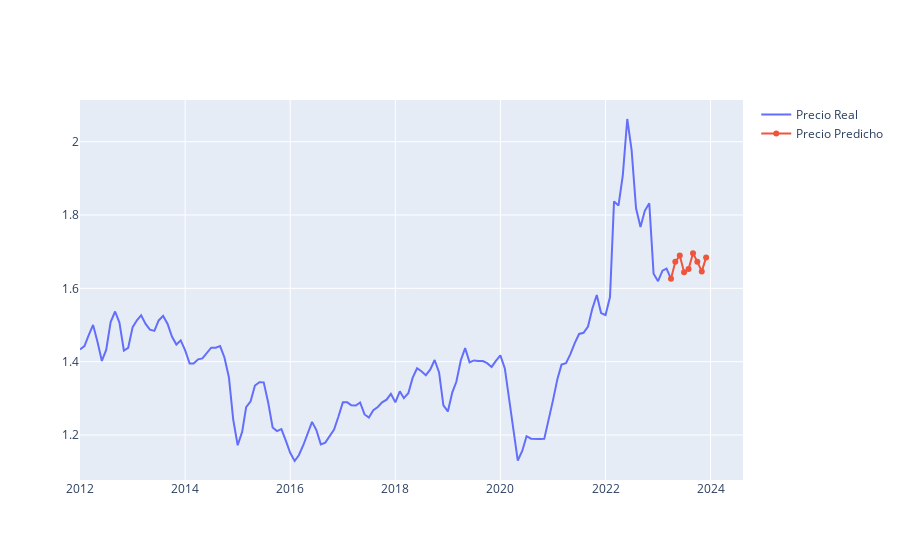

Notebook code cell kept with this figure:
### Markdown cell above
## PLOT ARIMA PREDICTION

### Code cell
plot_prediction(df_arima, df_train)

### Figure 1 — Plotly figure (JSON) as saved in the notebook; plotly's stock layout.template omitted (floating-point values rounded to 4 significant figures; data arrays with more than 128 entries replaced by an {"elided": "..."} marker saying what was removed)
{"data": [{"name": "Precio Real", "type": "scatter", "x": {"elided": "136 str values"}, "xaxis": "x", "y": {"elided": "136 float values"}, "yaxis": "y"}, {"name": "Precio Predicho", "type": "scatter", "x": ["2023-04-01T00:00:00", "2023-05-01T00:00:00", "2023-06-01T00:00:00", "2023-07-01T00:00:00", "2023-08-01T00:00:00", "2023-09-01T00:00:00", "2023-10-01T00:00:00", "2023-11-01T00:00:00", "2023-12-01T00:00:00"], "xaxis": "x", "y": [1.626, 1.672, 1.69, 1.644, 1.653, 1.696, 1.673, 1.646, 1.684], "yaxis": "y"}], "layout": {"xaxis": {"anchor": "y", "domain": [0, 1]}, "yaxis": {"anchor": "x", "domain": [0, 1]}}}
